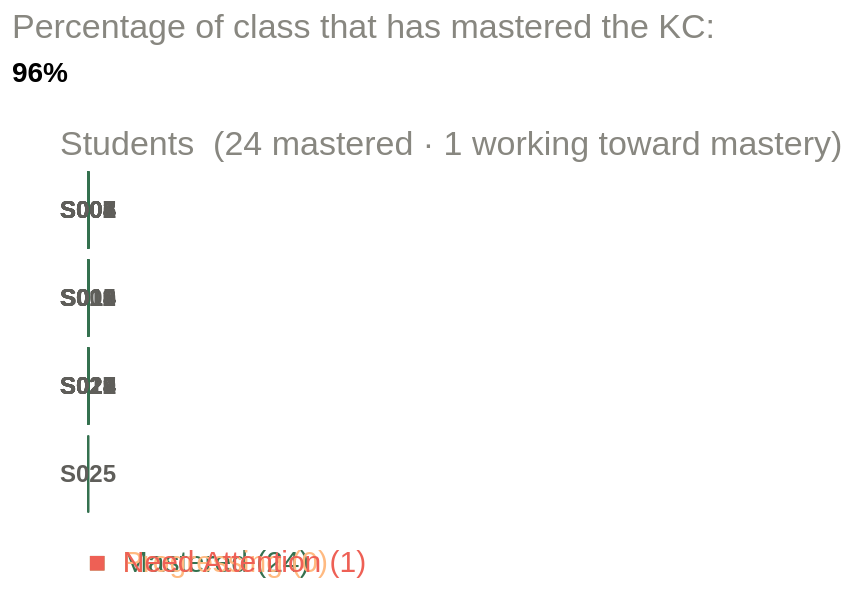

This figure's notebook cell:
### Code cell
kc_name = 'Probability foundations and simulation'
bar_data = mkc_data.copy()
last_attempt = bar_data.groupby(['student_id','modeling_kc_id']).last().reset_index()
last_attempt = last_attempt[last_attempt['modeling_kc_label_x']==kc_name]
kc_mastery_box(kc_name,last_attempt)
